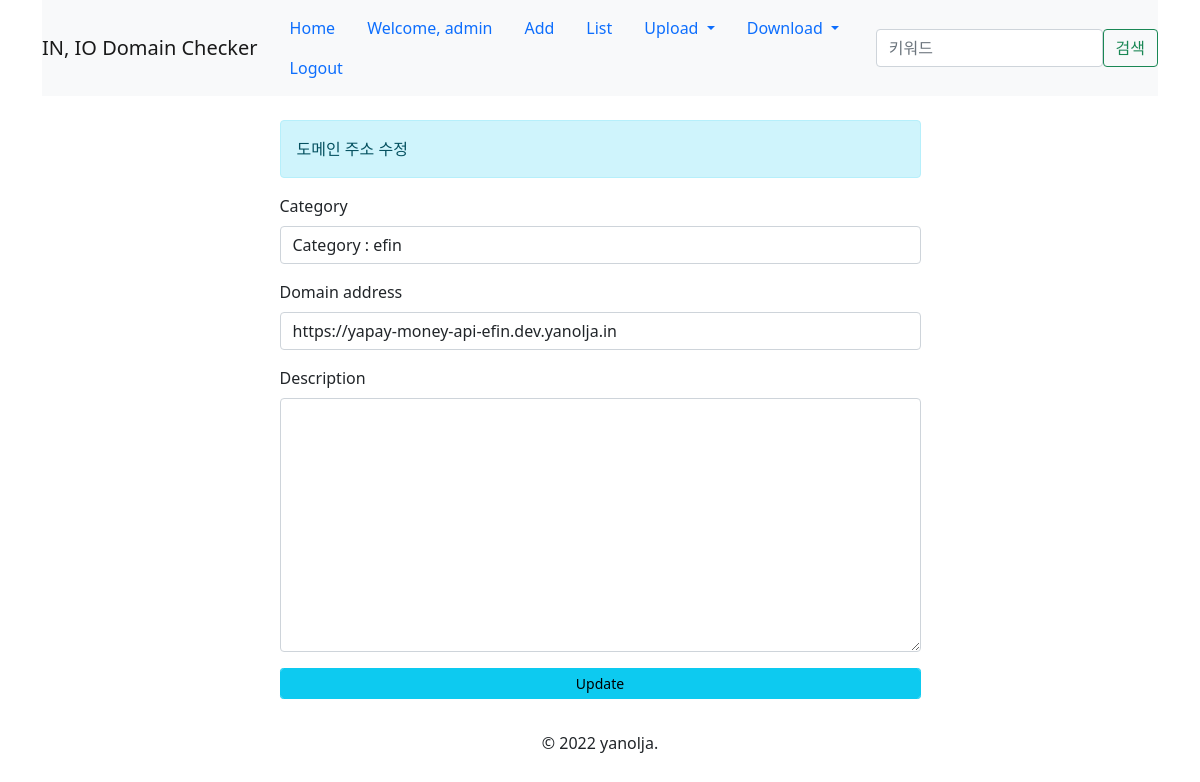
Screenshot of /update/531/ (signed in) with the database file from the repository.
### inio/models.py (models this page shows, shortened)
class Inio(models.Model):
    category = models.ForeignKey(Category, on_delete=models.CASCADE)
    domain = models.URLField(max_length=200, unique=True, db_index=True, blank=False)
    description = models.TextField(blank=True)
    status = models.BooleanField(blank=False, default=False)
    created = models.DateTimeField(auto_now_add=True)
    updated = models.DateTimeField(auto_now=True)
    class Meta:
        ordering = ['-updated']

### inio/views.py (the view, shortened to what this page needs)
# urls.py: path('update/<int:pk>/', InioUpdateView.as_view(), name='update'),
class InioUpdateView(LoginRequiredMixin, UpdateView):
    model = Inio
    fields = ['category', 'domain', 'description', 'status']
    template_name_suffix = '_update'

### inio/models.py (called while the page is built)
    def __str__(self):
        return 'Category : ' + self.category_text

### inio/templates/inio/inio_update.html (shortened to what this page needs)
{% extends 'base.html' %}
{% load widget_tweaks %}
{% block content %}
<br>
<div class="row">
<div class="col"></div>
    <div class="col-7 mb-3">
    <div class="alert alert-info" role="alert">
        도메인 주소 수정
    </div>
    <form action="" method="post">
    <div class="form-group mb-3">
        <label for="id_categories" class="form-label">Category</label>
        {{ form.category|add_class:"form-control"}}
    </div>
    <div class="form-group mb-3">
        <label for="id_domain" class="form-label">Domain address</label>
        {{ form.domain|add_class:"form-control"}}
    </div>
    <div class="form-group mb-3">
        <label for="id_description" class="form-label">Description</label>
        {{ form.description|add_class:"form-control"}}
    </div>
    <div class="form-group mb-3">
        <input type='submit' value="Update" class="form-control btn btn-info btn-sm">
    </div>
    </form>
    </div>
<div class="col"></div>
</div>
{% endblock %}

### templates/base.html (shortened to what this page needs)
{% load static %}
<!DOCTYPE html>
<html lang="en">
{% block head %}
{% load static %}
<head>
    <link href="https://cdn.jsdelivr.net/npm/bootstrap@5.1.3/dist/css/bootstrap.min.css" rel="stylesheet">
    <link rel="stylesheet" href="{% static 'style.css' %}">
</head>
{% endblock %}
<div class="container">
    <header class="header clearfix">
        <nav class="navbar navbar-expand-lg navbar-light bg-light">
            <a class="navbar-brand" href="/">IN, IO Domain Checker</a>
            <ul class="nav">
                <li class="nav-item"><a href="/" class="active nav-link ">Home</a></li>
                {% if user.is_authenticated %}
                <li class="nav-item"><a href="#" class="nav-link">Welcome, {{user.get_username}}</a></li>
                <li class="nav-item"><a href="{% url 'inio:add' %}" class="nav-link">Add</a></li>
                <li class="nav-item"><a href="{% url 'inio:list' %}" class="nav-link">List</a></li>
                <li class="nav-item dropdown">
                    <a class="nav-link dropdown-toggle" href="#" id="navbarDropdownMenuLink" role="button" data-bs-toggle="dropdown" aria-expanded="false">
                      Upload
                    </a>
                </li>
                <li class="nav-item dropdown">
                    <a class="nav-link dropdown-toggle" href="#" id="navbarDropdownMenuLink" role="button" data-bs-toggle="dropdown" aria-expanded="false">
                      Download
                    </a>
                </li>
                <li class="nav-item"><a href="{% url 'accounts:logout' %}" class="nav-link">Logout</a></li>
                {% else %}
                <li class="nav-item"><a href="{% url 'accounts:login' %}" class="nav-link">Login</a></li>
                <li class="nav-item"><a href="{% url 'accounts:register' %}" class="nav-link">Signup</a></li>
                {% endif %}
            </ul>
            <form class="d-flex" method="POST" action="/search/">
                <input class="form-control mr-sm-2" type="search" placeholder="키워드" aria-label="Search" name="search_keyword"/>
                <input class="btn btn-outline-success my-2 my-sm-0" type="submit" value="검색">
            </form>
        </nav>
    </header>
    {% block content %}
    {% endblock %}
    <footer class="footer">
        <center><p>&copy; 2022 yanolja.</p></center>
    </footer>
</div>
</body>
</html>

### rows the page displays
Inio: category "Category : efin", domain "https://yapay-money-api-efin.dev.yanolja.in"

### other values shown
{{ user.get_username }} "admin"
